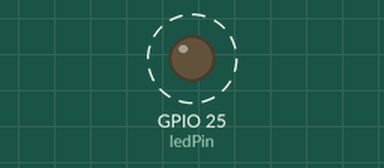
Recording of a sketch running on a simulated ESP32. On the bench: output pins drawn as LEDs (lit = HIGH). Dashed ring = blinking.

Above: at 0.2 s.
Timing chart, 0 to 3.0 s (numbered marks = the images above):
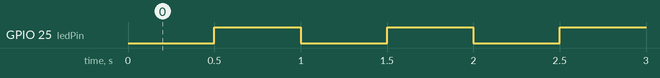

The sketch:

BlinkRP2040.ino
```cpp
const int ledPin =  25; //Green on-board LED pin

void setup() {
  //Set led pin as output pin
  pinMode(ledPin, OUTPUT);
}

void loop() {
      //Turn the LED Off for 0,5s
      digitalWrite(ledPin, LOW);
      delay(500);
      //Turn the LED On for 0,5s
      digitalWrite(ledPin, HIGH);
      delay(500);
}
```

Measured:
- by itself, GPIO 25 (ledPin): alternates HIGH for 0.50 s and LOW for 0.50 s
